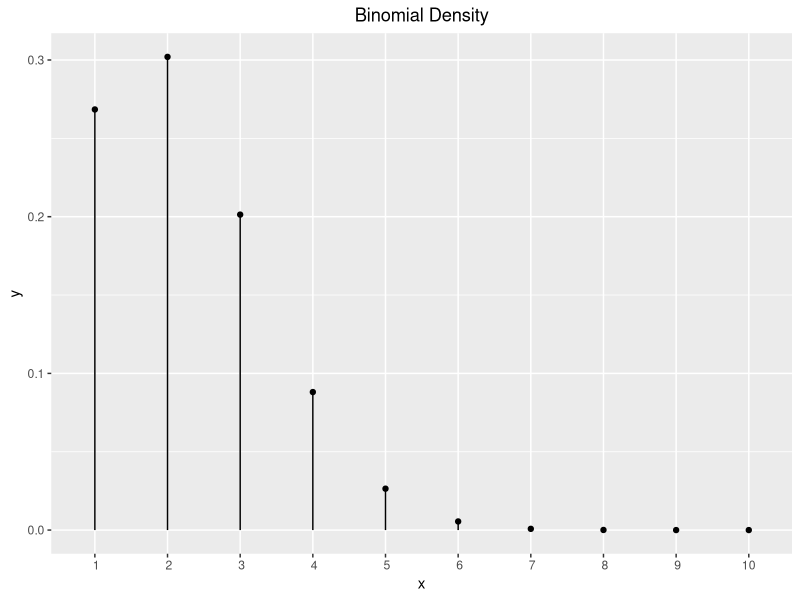
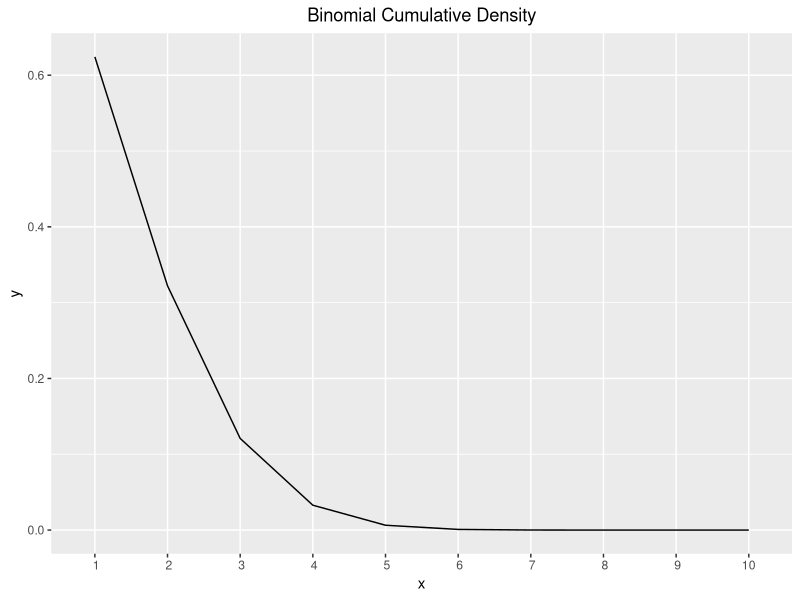
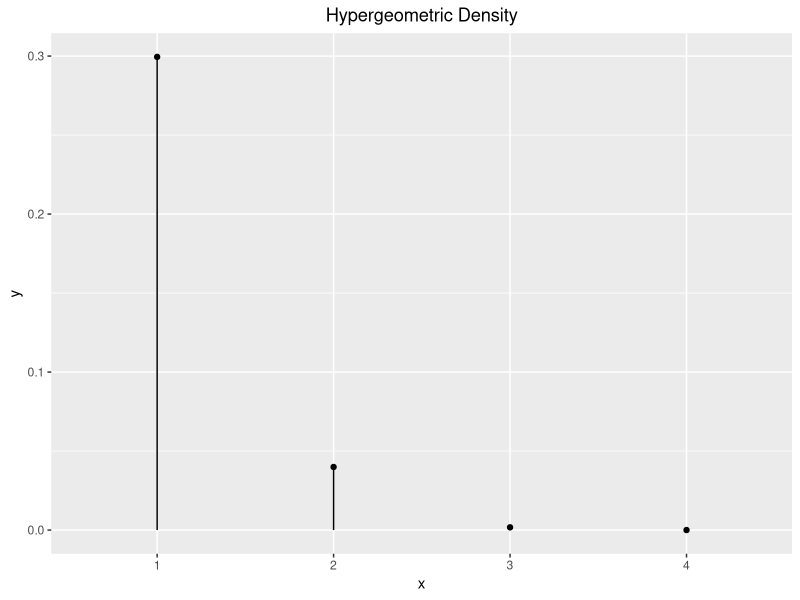
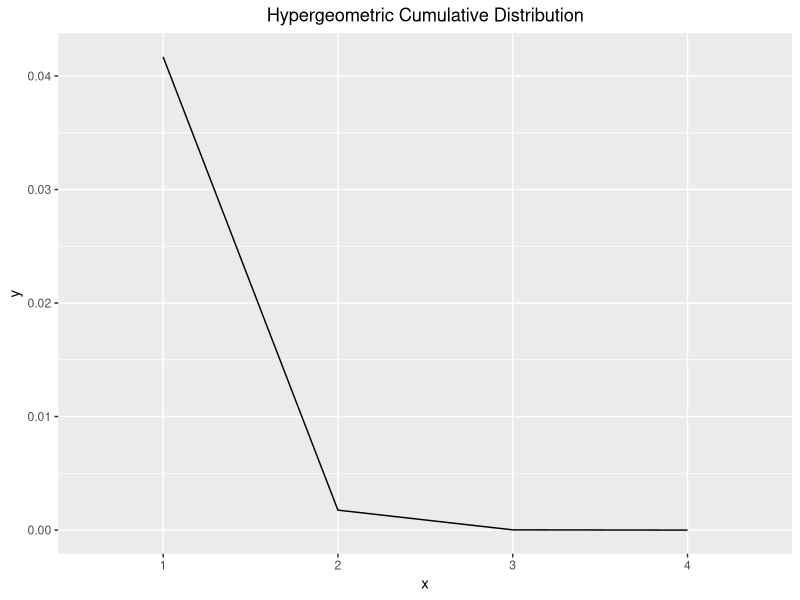
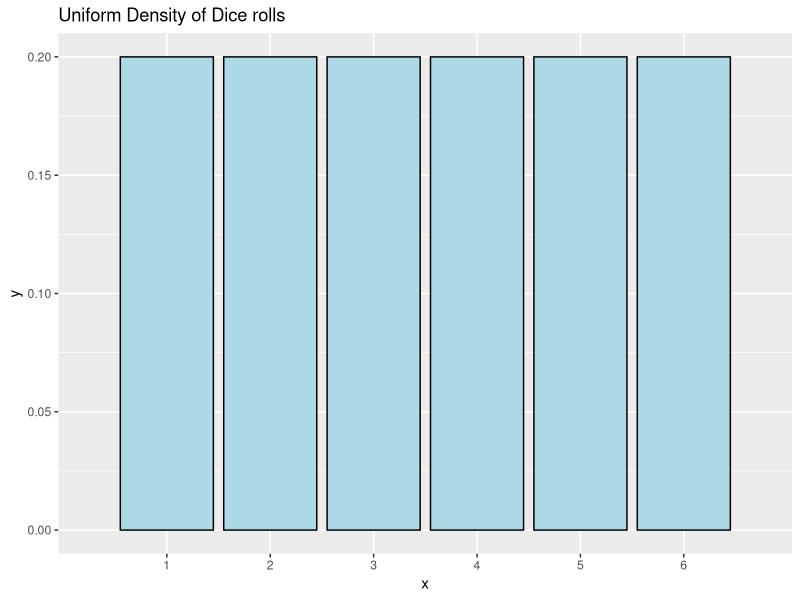
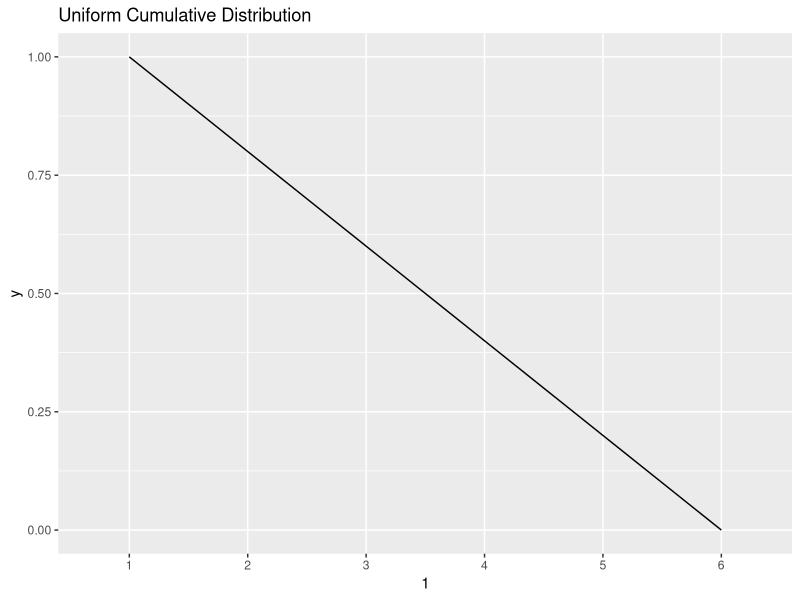
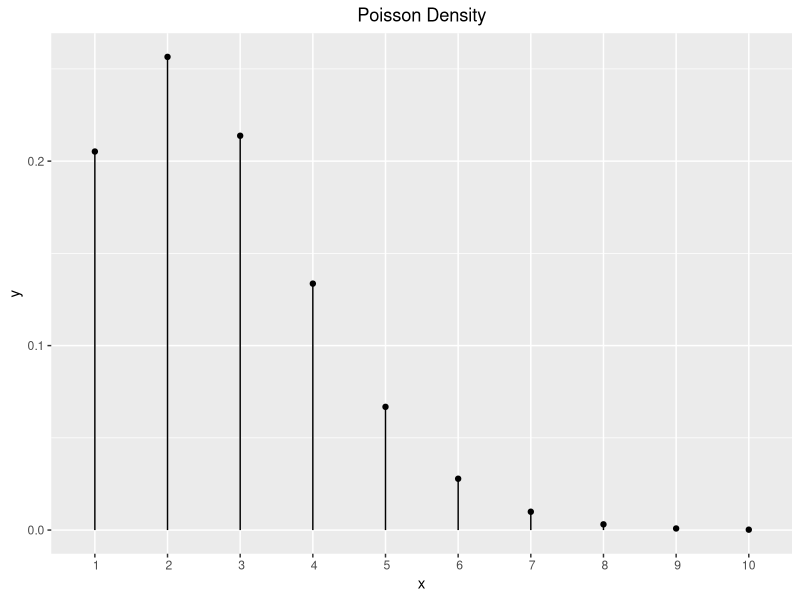
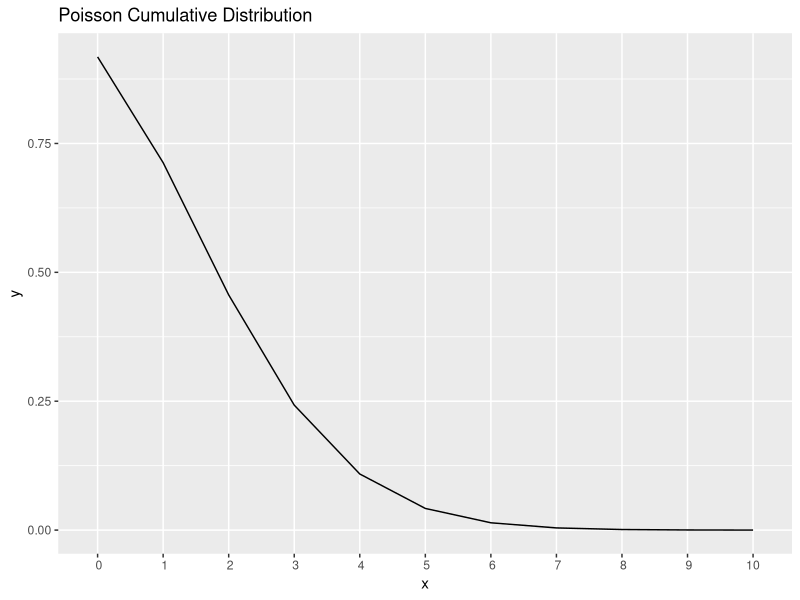

The R script that drew these images, in order:
## ---- chunk 1
knitr::opts_chunk$set(echo = TRUE)

library(ggplot2)
library(knitr)
library(ggplot2)
library(gridExtra)
library(mvtnorm)
## ---- chunk 2
chap3.1 <- function(){
  # Prob x=1:5 where X ~ Bin(5, 0.2)
  x <- 1:10
  y <- dbinom(x, 10, 0.2)
  
  df <- data.frame(x=x, y=y)
  g <- ggplot(df, aes(x=x, y=y)) +
    geom_point() +
    scale_x_discrete(name="x", limits=x) +
    geom_linerange(aes(x=x, ymax=y, ymin=0)) +
    theme(plot.title = element_text(hjust = 0.5)) +
    labs(title="Binomial Density")
  g
}
chap3.1()
## ---- chunk 3
chap3.2 <- function(){
  # Prob x<1:10 where X ~ Bin(5, 0.2)
  x <- 1:10
  y <- pbinom(x, 10, 0.2, lower.tail = F)

  df <- data.frame(x=x, y=y)
  g <- ggplot(df, aes(x=x, y=y)) +
    geom_line() +
    scale_x_discrete(name="x", limits=x) +
    ylab("y") +
    theme(plot.title = element_text(hjust = 0.5)) +
    labs(title="Binomial Cumulative Density")
  g

}
chap3.2()
## ---- chunk 4

chap3.3 <- function() {
  # Prob x=1:4 where X ~ HyperGeom(4, 48, 5)
  # from a deck with 
  # - 1:4 aces
  # - 48 non aces
  # - choose 5 cards per hand
  x <- 1:4
  y <- dhyper(x, 4, 48, 5)
  df <- data.frame(x=x, y=y)
  g <- ggplot(df, aes(x=x, y=y)) +
    geom_point() +
    geom_linerange(aes(x=x, ymax=y, ymin=0)) +
    scale_x_discrete(name="x", limits=x) +
    ylab("y") +
    theme(plot.title = element_text(hjust = 0.5)) +
    labs(title="Hypergeometric Density")
  g
}

chap3.3()
## ---- chunk 5

chap3.4 <- function() {
  # Prob x=1:4 where X ~ HyperGeom(4, 48, 5)
  # from a deck with 
  # - 1:4 aces
  # - 48 non aces
  # - choose 5 cards per hand
  x <- 1:4
  y <- phyper(x, 4, 48, 5, lower.tail = F)
  df <- data.frame(x=x, y=y)
  g <- ggplot(df, aes(x=x, y=y)) +
    geom_line() +
    scale_x_discrete(name="x", limits=x) +
    ylab("y") +
    theme(plot.title = element_text(hjust = 0.5)) +
    labs(title="Hypergeometric Cumulative Distribution")
  g
}

chap3.4()
## ---- chunk 6
do_dunif <- function() {
  # PDF
  # x <- seq(-0.5, 1.5, 1/10000)
  x <- seq(1, 6, 1)
  y <- dunif(x, 1, 6)
  datums <- data.frame(x=x, y=y)
  obj <- ggplot(datums, aes(x=x, y=y)) + 
    labs(title="Uniform Density of Dice rolls") +
    scale_x_discrete(name="x", limits=x) +
    geom_bar(stat = "identity", colour = 'black', fill = "lightblue")
  obj
}

do_dunif()
## ---- chunk 7
do_punif <- function() {
  # PDF
  x <- seq(1, 6, 1)
  y <- punif(x, 1, 6, lower.tail=F)
  datums <- data.frame(x=x, y=y)
  obj <- ggplot(datums, aes(x=x, y=y)) + 
    labs(title="Uniform Cumulative Distribution") +
    scale_x_discrete(name=x, limits=x) +
    # geom_bar(stat = "identity", colour = 'black', fill = "lightblue")
    geom_line()

    obj
}

do_punif()
## ---- chunk 8
chap3.poisson.story.dpois <- function(num_success=3, rate=2.5, interval=1) {
  # Notice the multiplication by four in the function argument. Since lambda is specified as 
  # events per hour we have to multiply by four to consider the number of events that occur in 4 hours.
  lambda <- rate * interval
  x <- 1:10
  df <- data.frame(x=x)
  
  df['y'] <- dpois(x, lambda)
  p <- ggplot(df, aes(x=x, y=y)) +
       geom_point() +
       geom_linerange(aes(x=x, ymax=y, ymin=0)) +
       scale_x_discrete(name="x", limits=x) +
       ylab("y") +
       theme(plot.title = element_text(hjust = 0.5)) +
       labs(title="Poisson Density")
  
  p
}

chap3.poisson.story.dpois()
## ---- chunk 9
chap3.poisson.story.ppois <- function(num_success=3, rate=2.5, interval=1) {
  # Notice the multiplication by four in the function argument. Since lambda is specified as 
  # events per hour we have to multiply by four to consider the number of events that occur in 4 hours.
  lambda <- rate * interval
  x <- 0:10
  df <- data.frame(x=x)
  
  df['y'] <- ppois(x, lambda, lower.tail = F)
  p <- ggplot(df, aes(x=x, y=y)) +
    geom_line() +
    scale_x_discrete(name="x", limits=x) +
    labs(y="y") + 
    labs(x="x: number of events") +
    labs(title="Poisson Cumulative Distribution")
    
  
  p
}

chap3.poisson.story.ppois()
## ---- chunk 10
pois.1 <- function() {

  # 5 intervals
  L <- 5
  
  # 10 events / interval
  lambda <- 10
  
  # randomly generate number of events using pois(lambda*L)
  n <- rpois(1, lambda*L)
  
  # generate random "times" from 0 through L for "n" events, then sort them
  t <- sort(runif(n, 0, L))
  
  # visualize L events. 
  # x=times each n event occurs
  # y=event index
  df <- data.frame(x=t, y=1:n)
  g <- ggplot(df, aes(x=x, y=y) ) +
    geom_point() +     
    scale_y_continuous(name= "N(t): Number of successes at t") +
    scale_x_continuous(name= "Time t (intevals)")
  
  g
}

pois.1()
## ---- chunk 11
pois.2 <- function() {
  
  # 5 intervals
  L <- 5
  
  # 10 events/interval
  lambda <- 10
  
  # randomly generate number of events using pois(lambda*L)
  n <- rpois(1, lambda*L)
  
  # generate random "times" from 0 through L for "n" events, then sort them
  t <- sort(runif(n, 0, L))
  
  # type-1 event probabilty: p=0.3
  p <- 0.3
  y <- rbinom(n, 1, p)
  
  # assign "event times" as type-1 or type-2 
  t1 <- t[y==1]
  t2 <- t[y==0]
  
  # as before, we can plot the number of arrivals in each Poisson process: N_1(t) and N_2(t).
  
  # visualize the plot for type #1 events
  df1 <- data.frame(x=t1, y=1:length(t1))
  p1 <- ggplot(df1, aes(x=x, y=y) ) +
    geom_point(shape=16, color="blue")  +
    theme(
          axis.ticks.y=element_blank()) +
  ylab("type1: count") +
    theme(axis.title.x=element_blank(),
        axis.text.x=element_blank(),
        axis.ticks.x=element_blank())
  
  # visualize the plot for type #2 events
  df2 <- data.frame(x=t2, y=1:length(t2))
  p2 <- ggplot(df2, aes(x=x, y=y) ) +
    geom_point(shape=17, color="orange")  +
    theme(
          axis.ticks.y=element_blank()) +
    ylab("type2: count") +
      theme(axis.title.x=element_blank(),
        axis.text.x=element_blank(),
        axis.ticks.x=element_blank())
  
  # visualize the plot for both event types
  df1$event_type <- "type-1"
  df2$event_type <- "type-2"
  df3 <- rbind(df1, df2)
  df3$y <- 1:length(t)
  
  p3 <- ggplot(df3, aes(x=x, y=y, color=event_type) ) +
    geom_point()  +
    theme(
          axis.ticks.y=element_blank()) +
    ylab("combined") +
    xlab("Time t (intervals)") +
    scale_shape_manual(values=c(16, 17))+
    scale_color_manual(values=c('blue','orange')) +
    theme(legend.position="none")
  
  grid.arrange(p1, p2, p3, nrow=3)
}

pois.2()
## ---- chunk 12
 do_dnorm <- function() {
 x <- seq(-3, 3, 0.01)
 y <- dnorm(x)
 datums <- data.frame(x=x, y=y)
 g <- ggplot(datums, aes(x, y)) + geom_line() + 
 theme(plot.title = element_text(hjust = 0.5)) +
 scale_x_discrete(name="x", limits=seq(-3, 3, 1)) +
 labs(title="Normal Density")
 
 g
}
 
do_dnorm()
## ---- chunk 13
do_pnorm <- function() {
   # x <- seq(0, 1, 0.001)
   x <- seq(-3, 3, 0.01)
   y <- pnorm(x, lower.tail = F)
   df <- data.frame(x=x, y=y)
   ggplot(df, aes(x=x, y=y)) + geom_line() +
     theme(plot.title = element_text(hjust = 0.5)) +
     scale_x_discrete(name="x", limits=seq(-3, 3, 1)) +
     labs(title="Normal Cumulative Distribution")
}

do_pnorm()
## ---- chunk 14
do_mvtnorm <- function(mu1, mu2, s1=1, s2=1, rho_0=0, N=10) {
  # dvmnorm can be used for calculating the joing PDF and rmvnorm can be used for 
  # generating random vectors.
  meanvector <- c(mu1,mu2)

  # The covariance matrix is (assuming sd(Z)=s1=1, sd(W)=s2=1)
  # [(1, rho), (rho, 1)]
  # because:
  # Cov(Z, Z) = Var(Z) = 1 (this is the upper left entry)
  # Cov(W, W) = Var(W) = 1 (this is the lower right entry)
  # Cov(Z, W) = Corr(Z,W) * sd(Z) * sd(W) = rho 
  # 
  # NOTE (if rho_0=1, then covmatrix equals IDENTITY matrix(c(1, 0, 0, 1), 2))
  covmatrix = matrix(c(s1^2, s1*s2*rho_0, s1*s2*rho_0, s2^2), nrow=2, ncol=2)

  # now r  is N x 2 matrix, with each row a BVN random vector. 
  r <- rmvnorm(n=N, mean=meanvector, sigma=covmatrix)

  r
}

generate_mvn_plot <- function(N=100) {
  # N((1,0)^T, I) labeled class 'BLUE'
  bvn1 <- do_mvtnorm(mu1=1, mu2=0, s1=1, s2=1, rho_0=0, N=N)
  df1 <- data.frame(bvn1)
  colnames(df1) <- c("x1", "x2")
  df1["label"] = "BLUE"

  # N((0,1)T, I) labeled class 'ORANGE'
  bvn2 <- do_mvtnorm(mu1=0, mu2=1, s1=1, s2=1, rho_0=0,  N=N)
  df2 <- data.frame(bvn2)
  colnames(df2) <- c("x1", "x2")
  df2["label"] = "ORANGE"

  # stack the dataframes
  df <- rbind(df1, df2)

  # Plot BLUE vs ORANGE
  g <- ggplot(df, aes(x=x1, y=x2, color=label)) +
    geom_point() +
    scale_color_manual(breaks = c("BLUE", "ORANGE"),
                       values=c("blue", "orange"))
  g
}

generate_mvn_plot()
